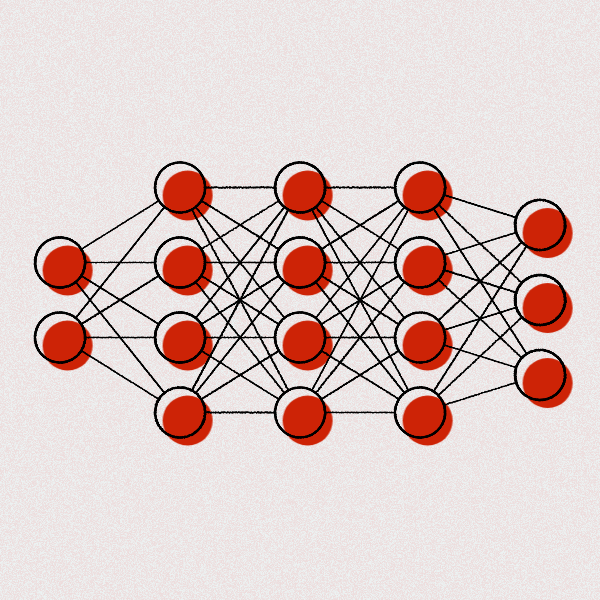
Frame 1 (no input)
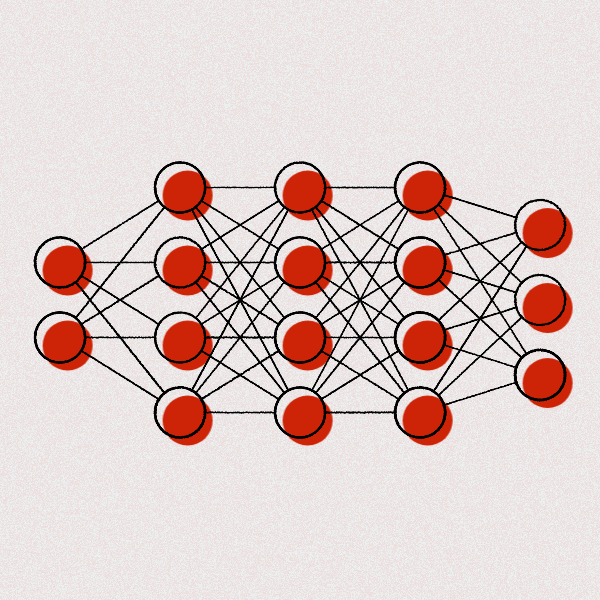
Frame 2 (the mouse pressed at the canvas centre, redrawn once)

The p5.js sketch that drew these frames (run headless with seeded random() and noise() and a simulated clock; the mouse was pressed at the canvas centre and the sketch redrawn once):

// p5.js sketch
// ── sketch.js
const points = []
const nodeDiam = 50
const cols = [
    "#D62829",
    "#cd2306",
    "#F67F00",
    "#002F49",
    "#144D64",
    "#712A2B",
    "#2E2C51",
]
let layers,
    margin = 50,
    bf,
    colOffX,
    colOffY,
    color

function setup() {
    createCanvas((w = 600), (h = 600))
    bf = createGraphics(w, h)
    noLoop()

    colOffX = random([-1, 1]) * random(7, 10)
    colOffY = random([-1, 1]) * random(7, 10)
    layers = randi(3, 5)
    margin = w / (layers * 2)
    color = random(shuffle(cols))
    let midSpace = (w - 2 * margin) / (layers - 1)

    for (let i = 0; i < layers; i++) {
        let nodeNum
        // selects the apt node numbers
        switch (i) {
            case 0:
                nodeNum = randi(2, 3)
                break
            case 1:
                nodeNum = randi(3, 5)
                break
            case layers - 1:
                nodeNum = randi(2, 3)
                break
            default:
                nodeNum = randi(3, points[i - 1].length)
                break
        }

        let x = margin + i * midSpace
        let vertSpace = nodeDiam / 2
        let yInit = w / 2 - ((nodeDiam + vertSpace) * (nodeNum - 1)) / 2
        let vectors = []
        for (let j = 0; j < nodeNum; j++) {
            let y = yInit + j * (nodeDiam + vertSpace)
            vectors.push(createVector(x, y))
        }
        points.push(vectors)
    }

    for (let i = 0; i < layers; i++) {
        for (let p of points[i]) {
            bf.fill(color)
            bf.noStroke()
            bf.circle(p.x, p.y, nodeDiam)
        }
    }
}

function draw() {
    background(230)
    gorillaGrain(13)
    image(bf, colOffX, colOffY)

    for (let i = 0; i < layers; i++) {
        for (let p of points[i]) {
            noFill()
            spottyCircle(p.x, p.y, nodeDiam / 2)

            // Drawing the network
            if (i === layers - 1) continue
            for (let q of points[i + 1]) {
                let theta = atan2(q.y - p.y, q.x - p.x)
                let phi = PI + theta
                let x1 = p.x + (nodeDiam / 2) * cos(theta)
                let y1 = p.y + (nodeDiam / 2) * sin(theta)
                let x2 = q.x + (nodeDiam / 2) * cos(phi)
                let y2 = q.y + (nodeDiam / 2) * sin(phi)
                yazidStyleLine(x1, y1, x2, y2)
            }
        }
    }
}

function spottyCircle(x, y, r) {
    let step = radians(width / random(500, 2000))
    let weight = 2
    let off = random(0.2, 0.5)
    for (let theta = 0; theta < TAU; theta += step) {
        let a = x + r * cos(theta) + random(-off, off)
        let b = y + r * sin(theta) + random(-off, off)
        let diam = random(width / 2000, width / 900) * weight

        noFill()
        circle(a, b, diam)
    }
}

function yazidStyleLine(x1, y1, x2, y2) {
    let theta = atan2(y2 - y1, x2 - x1)
    let d = dist(x1, y1, x2, y2)
    let step = width / random(1000, 2000)
    let weight = 1
    let off = random(0.2, 0.5)
    for (let i = 0; i < d; i += step) {
        let diam = random(width / 2000, width / 900) * weight
        noFill()
        circle(
            x1 + i * cos(theta) + random(-off, off),
            y1 + i * sin(theta) + random(-off, off),
            diam
        )
    }
}

function gorillaGrain(gA) {
    loadPixels()
    let d = pixelDensity()
    let halfImage = 4 * (width * d) * (height * d)
    for (let i = 0; i < halfImage; i += 4) {
        grainAmount = map(random(), 0, 1, -gA, gA)
        pixels[i] = pixels[i] + gA / 2
        pixels[i + 1] = pixels[i + 1] + grainAmount
        pixels[i + 2] = pixels[i + 2] + grainAmount
        pixels[i + 3] = pixels[i + 3] + grainAmount
    }
    updatePixels()
}

function randi(l, h) {
    return floor(random(l, h + 1))
}
